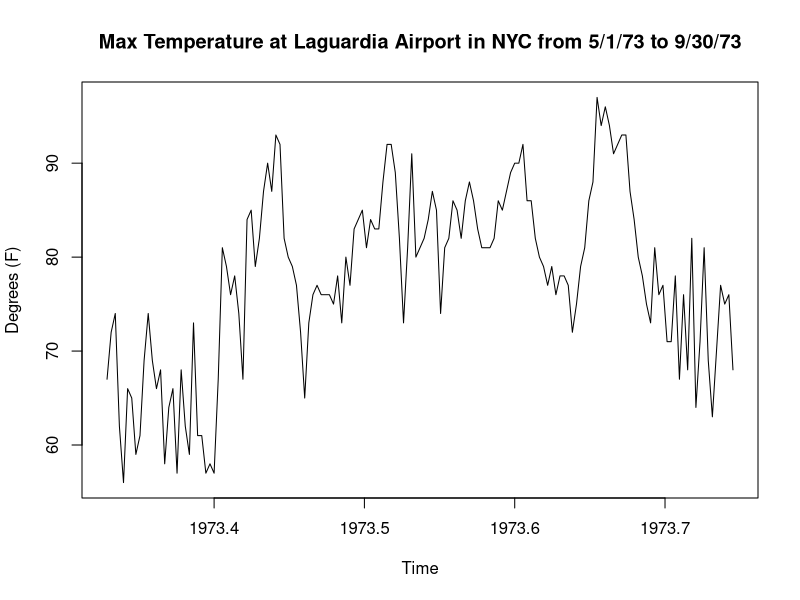

Generate this figure with R:
## ---- chunk 1
knitr::opts_chunk$set(echo = TRUE)
## ---- chunk 2
head(airquality, n=5)
temps <- ts(airquality$Temp, start = c(1973,121), frequency = 365)
ts.plot(temps, main="Max Temperature at Laguardia Airport in NYC from 5/1/73 to 9/30/73", ylab="Degrees (F)")
